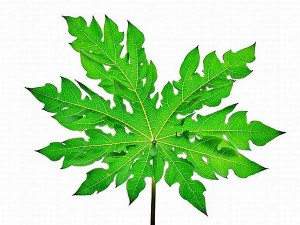
%> input picture Image Database/papyaleaves.jpg, 300 x 225 px
$ octave median.m   (GNU Octave 9; MATLAB toolbox functions it lacks are replaced by stand-ins)
%> lines starting %> are read from the running program, lines starting %| are printed output that depends on the picture
%Spatial Median filter
Im = imread('C:\Users\Mainul Hassan\Documents\Image Database\papyaleaves.jpg');%Read Image
%> Im is the input picture: size 225x300x3 uint8; mean R, G, B 181.1, 222.6, 169.5
if(size(Im,3)==3)                     %Condition
I=rgb2gray(Im);                       %Convertion of rgb image into gray
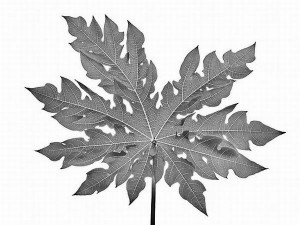
%> I: size 225x300 uint8; min 3, max 255, mean 204.2
end
subplot(2,2,1); imshow(I);
title('Original image');

% Add salt & pepper noise
Isp = imnoise(I,'salt & pepper', 0.03); %Add 3% (0.03) salt and pepper noise
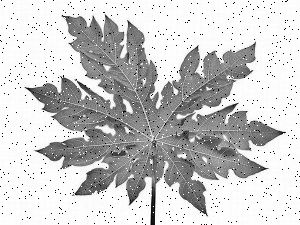
%> Isp: size 225x300 uint8; min 0, max 255, mean 201.6
subplot(2,2,2); imshow(Isp);
title('Image with salt & pepper noise');
% Remove Salt & pepper noise by median filters
K = medfilt2(Isp);
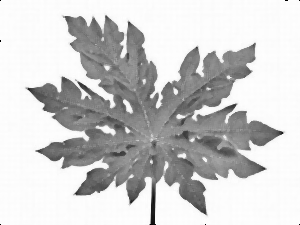
%> K: size 225x300 uint8; min 0, max 255, mean 203.8
subplot(2,2,3); imshow(uint8(K));
title('After Remove salt & pepper noise by median filter');
figure;

subplot(2,2,1); imshow(I);
title('Original image');
% Add gaussian noise
Ig = imnoise(I,'gaussian',0,0.005);     %Add Gaussian noise (with 0.005 variance)
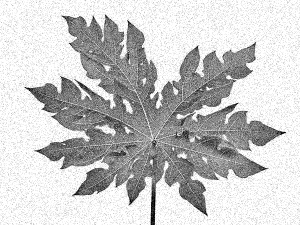
%> Ig: size 225x300 uint8; min 0, max 255, mean 200.5
subplot(2,2,2); imshow(Ig);
title('Image with gaussian noise');
% Remove gaussian noise by median filters
K = medfilt2(Ig);                       %Apply to gaussian image
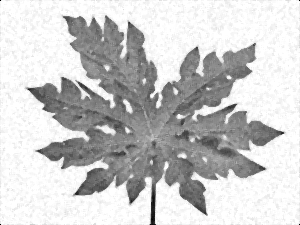
%> K: size 225x300 uint8; min 0, max 255, mean 202.7
subplot(2,2,3); imshow(uint8(K));
title('After Remove Gaussian noise by median filter');
